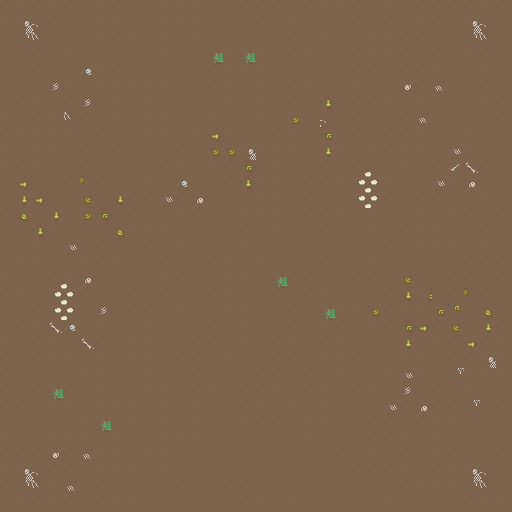

Tiled map render using the project's own tile images. Description and the whole map definition, tile-layer contents included, below:
An orthogonal 32x32 tile map with 16x16 px tiles, 2 tile layers (ground, things).

<map version="1.10" tiledversion="1.10.2" orientation="orthogonal" renderorder="right-down" width="32" height="32" tilewidth="16" tileheight="16" infinite="0" nextlayerid="3" nextobjectid="1">
 <tileset firstgid="1" source="tilesheet.tsx" />
 <layer id="1" name="ground" width="32" height="32">
  <data encoding="csv">
440,419,440,419,440,420,419,440,439,420,419,419,419,420,439,440,440,440,420,440,419,419,440,420,419,420,440,440,440,440,419,440,
419,419,439,440,420,439,419,419,420,420,420,420,420,420,420,439,440,420,419,420,420,420,440,420,440,420,419,440,439,439,439,420,
439,419,419,420,420,439,419,440,419,420,440,419,439,419,439,439,439,439,440,420,419,439,439,419,419,440,440,420,420,420,420,420,
420,420,440,439,419,420,439,420,439,420,420,440,439,420,440,419,440,419,440,419,439,439,440,419,419,440,420,440,439,419,440,420,
439,420,440,420,439,439,419,440,420,420,419,419,439,440,419,440,419,419,439,439,439,439,440,440,439,440,440,419,439,420,419,439,
439,439,439,419,419,439,419,419,419,419,440,439,439,439,439,439,440,419,440,419,420,439,419,439,439,420,440,440,439,420,440,439,
420,440,419,420,440,439,439,419,420,440,440,439,420,439,440,420,419,420,440,439,440,439,440,440,419,439,419,420,439,420,419,440,
419,420,440,419,439,440,439,419,439,440,420,420,420,419,440,419,420,420,419,439,419,439,440,420,420,440,420,439,420,439,420,440,
440,419,439,439,419,420,440,439,420,420,419,439,419,440,419,439,420,440,419,439,439,420,440,420,440,440,419,420,439,419,439,439,
419,420,419,439,420,419,439,440,439,440,419,439,420,420,420,439,440,439,419,420,439,419,439,419,440,419,419,439,440,419,439,439,
419,440,419,419,419,440,420,420,439,439,420,419,420,419,440,440,440,419,440,420,440,420,440,439,420,419,439,440,439,439,440,439,
439,440,419,440,420,440,440,439,439,419,420,440,439,420,440,440,419,440,439,419,440,419,419,419,419,420,439,440,419,420,420,439,
439,420,440,440,439,420,420,419,440,440,419,440,420,420,439,439,440,440,440,419,420,439,419,439,440,439,440,440,420,439,419,420,
440,439,419,420,420,419,440,439,440,439,420,419,440,439,439,419,439,439,419,419,440,419,420,419,420,420,419,420,419,440,439,440,
439,420,440,419,420,420,439,420,419,419,419,439,420,420,420,440,420,419,440,420,440,439,439,419,420,440,419,420,439,420,440,439,
420,439,419,420,420,439,440,439,439,440,439,419,439,420,439,440,420,440,420,420,420,439,439,439,440,439,420,420,419,440,419,420,
439,419,419,439,439,419,440,419,439,439,440,439,439,440,420,419,440,419,440,440,440,420,439,419,439,420,420,420,439,420,440,440,
419,439,439,440,419,420,420,420,420,439,419,440,439,420,439,439,420,419,420,439,439,420,440,440,420,420,420,440,439,440,420,440,
440,419,420,420,439,440,439,420,440,439,440,420,420,440,440,420,420,439,440,440,419,439,439,420,440,419,419,420,439,420,440,420,
439,439,440,419,419,439,440,420,440,440,420,419,439,420,439,440,439,420,440,439,419,419,419,439,440,419,419,419,420,439,420,420,
439,440,419,420,439,420,419,420,420,440,440,420,420,419,419,420,439,439,439,420,419,440,420,419,440,440,439,440,420,420,439,440,
419,439,440,419,439,419,440,439,419,420,419,419,419,439,439,440,439,440,419,439,440,419,420,420,420,439,439,419,440,420,440,419,
440,439,440,419,419,439,420,420,439,419,420,439,440,439,419,440,439,440,440,420,419,419,440,439,420,419,419,420,440,440,419,419,
440,420,439,439,439,419,439,420,419,440,439,440,420,420,419,440,440,440,420,440,439,419,420,420,419,419,419,439,439,419,419,419,
440,420,440,419,440,420,420,419,419,439,439,439,440,419,440,419,440,419,420,440,420,439,440,419,420,440,420,440,420,419,420,439,
440,440,439,419,419,420,440,440,440,440,439,439,419,440,419,440,419,439,419,439,439,420,419,420,419,440,440,440,440,419,439,440,
420,439,420,439,420,419,439,440,419,420,439,440,420,439,419,419,440,440,439,419,440,419,439,440,440,439,440,419,419,420,439,420,
419,439,420,419,419,419,420,440,440,439,439,439,420,439,440,440,420,439,420,419,440,440,419,440,440,419,420,419,420,439,420,420,
440,440,440,439,440,439,419,420,440,439,420,420,419,420,440,420,440,420,439,439,439,420,439,419,420,440,420,419,440,420,420,440,
419,420,420,440,440,420,419,439,419,440,419,420,440,439,439,439,419,419,440,419,419,440,440,440,440,419,439,440,419,440,420,439,
440,439,439,419,440,439,440,439,439,440,420,440,419,420,440,440,439,440,419,419,420,440,419,440,439,440,419,419,419,419,439,439,
420,419,440,419,440,420,440,419,419,439,420,439,420,439,439,440,419,420,419,439,439,420,420,420,419,420,420,420,420,440,419,419
</data>
 </layer>
 <layer id="2" name="things" width="32" height="32">
  <data encoding="csv">
0,0,0,0,0,0,0,0,0,0,0,0,0,0,0,0,0,0,0,0,0,0,0,0,0,0,0,0,0,0,0,0,
0,675,676,0,0,0,0,0,0,0,419,419,419,420,0,0,0,0,0,0,0,0,0,0,0,0,0,0,0,675,676,0,
0,695,696,0,0,0,0,0,0,0,419,439,419,420,0,0,0,0,0,0,0,0,0,0,0,0,0,0,0,695,696,0,
0,0,0,0,0,0,0,0,0,0,419,439,439,312,419,312,419,420,0,0,0,0,0,0,0,0,0,0,0,0,0,0,
0,0,0,0,0,616,0,0,0,0,439,439,439,440,419,419,419,420,0,0,0,0,0,0,0,0,0,0,0,0,0,0,
0,0,0,635,0,0,0,0,0,1760,419,420,439,440,419,439,419,420,0,0,0,0,0,0,0,1610613352,0,1610613371,0,0,0,0,
0,0,0,0,0,635,0,0,0,419,420,420,0,0,419,439,419,420,0,0,120,0,0,0,0,0,0,0,0,0,0,0,
0,0,617,419,696,620,0,0,0,419,419,420,0,0,439,439,419,420,138,0,676,0,0,0,0,0,1610613371,0,0,0,0,0,
0,0,419,419,419,420,0,0,0,419,419,420,0,119,717,439,439,440,0,0,139,0,0,0,0,0,0,0,0,0,0,0,
0,0,419,419,439,440,0,0,0,439,439,440,0,138,138,675,419,419,419,420,120,0,0,0,0,0,0,0,2684355195,0,0,0,
0,0,419,439,439,440,0,0,0,439,440,363,0,0,0,139,439,419,420,420,0,0,297,298,0,0,0,0,615,655,0,0,
0,119,439,439,440,700,0,0,0,0,0,616,0,0,0,120,419,419,420,440,0,0,317,318,0,0,0,2684355195,0,2684355176,0,0,
0,120,119,420,420,140,0,120,0,0,2684355195,0,2684355176,0,0,0,419,419,420,440,0,0,337,338,0,0,0,0,0,0,0,0,
0,118,420,120,0,138,139,0,0,0,0,0,0,0,0,0,419,419,420,440,0,0,0,0,0,0,0,0,0,0,0,0,
0,0,120,0,0,0,0,118,0,0,0,0,0,0,0,0,439,419,420,884,0,0,0,0,0,0,0,419,420,0,0,0,
0,0,0,0,2684355195,0,0,0,0,0,0,0,0,0,0,419,221,420,420,904,0,0,0,0,0,0,419,419,419,420,0,0,
0,0,0,0,0,0,0,0,0,0,0,0,0,0,419,420,419,420,420,420,0,0,0,0,0,0,439,439,439,440,0,0,
0,0,0,297,298,2684355176,0,0,0,0,0,0,0,0,419,419,420,312,440,440,0,0,0,0,0,140,439,439,440,440,0,0,
0,0,0,317,318,0,0,0,0,0,0,0,0,0,419,420,420,440,439,440,0,0,0,0,0,120,697,439,440,700,0,0,
0,0,0,337,338,0,635,0,0,0,0,419,420,420,419,419,420,439,440,0,312,0,0,138,0,0,0,139,719,0,118,0,
0,0,0,655,616,0,0,0,0,419,420,420,420,440,439,419,420,439,440,0,0,0,0,0,0,139,119,0,140,0,120,0,
0,0,0,0,0,655,0,204,205,419,420,420,440,440,211,419,420,0,0,0,0,0,0,0,0,120,0,0,0,119,0,0,
0,0,0,0,0,0,419,420,419,419,420,440,440,230,419,420,420,0,0,0,0,0,0,0,0,0,0,0,0,0,675,0,
0,0,0,0,0,0,419,420,439,419,420,439,440,420,420,420,440,0,0,0,0,0,0,0,0,2684355195,0,0,695,0,0,0,
0,0,0,312,0,0,419,420,439,419,419,420,440,419,420,440,0,0,0,0,419,420,0,0,0,635,0,0,0,0,0,0,
0,0,0,0,0,0,419,419,419,420,419,420,419,420,420,0,0,0,0,0,419,420,420,0,2684355195,0,2684355176,0,0,695,0,0,
0,0,0,0,0,0,312,439,419,420,419,420,419,420,420,0,0,0,0,419,419,420,420,0,0,0,0,0,0,0,0,0,
0,0,0,0,0,0,439,419,420,420,419,419,419,420,420,420,0,0,0,419,439,420,420,0,0,0,0,0,0,0,0,0,
0,0,0,1610613352,0,1610613371,0,419,420,419,419,439,420,420,420,420,420,420,420,439,439,440,203,0,0,0,0,0,0,0,0,0,
0,675,676,0,0,0,0,419,419,439,419,439,439,420,420,420,420,420,420,420,420,420,0,0,0,0,0,0,0,675,676,0,
0,695,696,0,1610613371,0,0,439,439,439,439,440,439,420,391,0,420,420,420,420,420,420,420,420,0,0,0,0,0,695,696,0,
0,0,0,0,0,0,0,0,0,0,0,0,0,0,0,0,0,0,0,0,0,0,0,0,0,0,0,0,0,0,0,0
</data>
 </layer>
</map>
